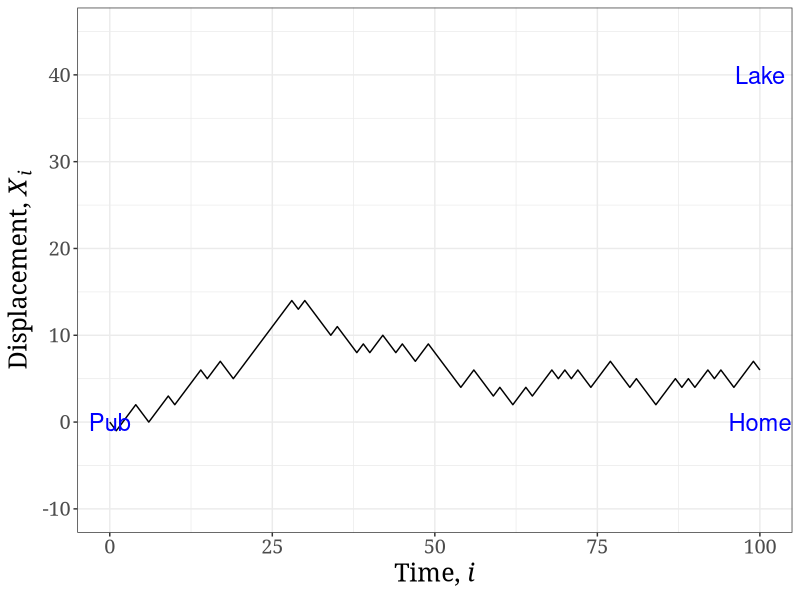

Source code (R):

# Rayleigh Flight of Drunk

#source("https://github.com/AlastairClarke/Catsite/blob/master/code/RayleighDrunk_day.r")

# Libraries
library(ggplot2)
library(data.table)

set.seed(3)
sig <- rep(c(-1,1),200)
u <- sample(sig,100)
xn <- c(0, cumsum(u))
t <- seq(0, 100, 1)

d.dat <- data.table(cbind(t, xn))

e.dat <- data.table(c(0,100,100), c(0,0,40), c("Pub", "Home", "Lake"))
colnames(e.dat) <- c("Lon", "Lat", "Place")

g <- ggplot()
gp <- g + 
geom_line(aes(x=t, y=xn), data=d.dat) +
geom_text(aes(x=Lon, y=Lat, label=Place), data=e.dat, size=6, col="blue") +
xlab(expression(paste("Time, ", italic(i)))) +
ylab(expression(paste("Displacement, ", italic(X)[italic(i)]))) +
ylim(c(-10, 45)) + 
theme_bw() +
theme(text=element_text(family="Georgia", size=18))

ggsave(filename="DrunkDisp_RayleighExample.jpeg", plot=gp, width=8, height=4, dpi=200)
